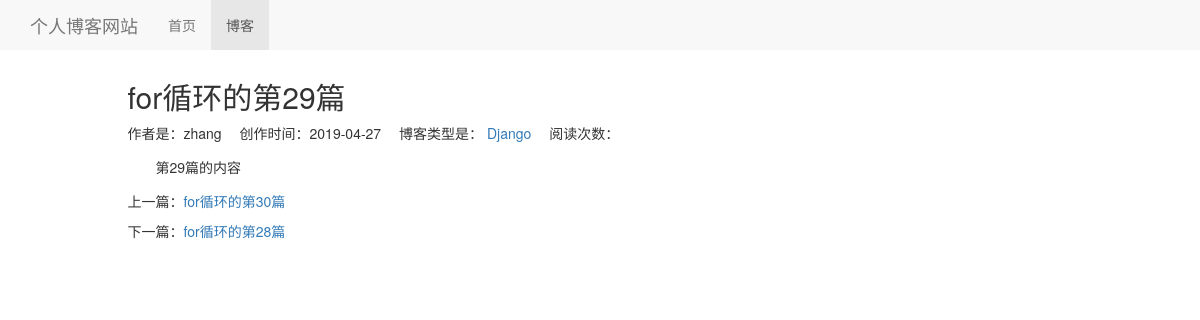
Page /blog/36 on the committed database.
### blog/models.py (models this page shows, shortened)
class Blog(models.Model):
    title = models.CharField(max_length=50)
    blog_type = models.ForeignKey(BlogType, on_delete=models.DO_NOTHING)
    content = RichTextUploadingField()
    author = models.ForeignKey(User, on_delete=models.DO_NOTHING)
    created_time = models.DateTimeField(auto_now_add=True)
    last_update_time = models.DateTimeField(auto_now=True)
    is_delete = models.BooleanField(default=False)
    def get_read_num(self):
        try:
            ct = ContentType.objects.get_for_model(self)
            readnum = ReadNum.objects.get(content_type=ct, object_id=self.pk)
            return readnum.read_num
        except exceptions.ObjectDoesNotExist:
            return 0
    class Meta:
        ordering = ['-created_time']  # 按照创建时间新到旧进行排序

class BlogType(models.Model):
    blog_type = models.CharField(max_length=15)
    def __str__(self):
        return self.blog_type

### blog/views.py (the view)
# urls.py: path('<int:blog_pk>', views.Blog_detail, name='blog_detail'),
def Blog_detail(request, blog_pk):
    context = {}
    blog_detail = get_object_or_404(Blog, pk=blog_pk)
    if not request.COOKIES.get('blog_%s_readed' % blog_pk):
        ct = ContentType.objects.get_for_model(blog_detail)
        if ReadNum.objects.filter(content_type=ct, object_id=blog_pk).count():
            readnum = ReadNum.objects.get(content_type=ct, object_id=blog_pk)
        else:
            readnum = ReadNum(content_type=ct, object_id=blog_pk)
        readnum.read_num += 1
        readnum.save()
    context['previous_blog'] = Blog.objects.filter(created_time__gt=blog_detail.created_time).last()
    context['next_blog'] = Blog.objects.filter(created_time__lt=blog_detail.created_time).first()
    context['blog_detail'] = blog_detail
    response = render(request, 'blog/blog_detail.html', context)
    response.set_cookie('blog_%s_readed' % blog_pk, 'true')
    return response

### blog/templates/blog/blog_detail.html (shortened to what this page needs)
{% extends 'base.html' %}
{% load staticfiles %}
{% block header_extends %}
    <link rel="stylesheet" href="{% static 'blog_detail.css' %}">
{% endblock %}
{% block nav_blog_active %}
    active
{% endblock %}
{% block content %}
<div class="container">
    <div class="row">
        <div class="col-xs-10 col-xs-offset-1">
            <h2>{{ blog_detail.title }}</h2>
            <ul class="blog-info">
                <li>作者是：{{ blog_detail.author }}</li>
                <li>创作时间：{{ blog_detail.created_time | date:'Y-m-d' }}</li>
                <li>博客类型是：
                <a href="{% url 'blog_with_type' blog_detail.blog_type.pk %}">{{ blog_detail.blog_type }}</a>
                </li>
                <li>阅读次数：{{ blog_detail.get_read_num }}</li>
            </ul>
            <div class="contend">
                <p>{{ blog_detail.content | safe }}</p>
            </div>
            <div class="blog_more">
                {% if previous_blog %}
                    <p>上一篇：<a href="{% url 'blog_detail' previous_blog.pk %}">{{ previous_blog.title }}</a></p>
                {% else %}
                    <p>上一篇：没有了</p>
                {% endif %}
                {% if next_blog %}
                    <p>下一篇：<a href="{% url 'blog_detail' next_blog.pk %}">{{ next_blog.title }}</a></p>
                {% else %}
                    <p>下一篇：没有了</p>
                {% endif %}
            </div>
        </div>
    </div>
</div>
{% endblock %}

### static/base.css (style rules this page uses)
* { margin: 0; padding: 0; }
body { margin-top: 60px; }
ul { list-style-type: none; }

### blog/static/blog_detail.css (style rules this page uses)
div.col-xs-10 ul.blog-info { list-style-type: none; margin-bottom: 1em; }
div.col-xs-10 ul.blog-info li { display: inline-block; margin-right: 1em; }
div.contend p { text-indent: 2em; }
div.blog_more { margin-top: 1em; }

### rows in the picture
Blog: title "for循环的第29篇", author "zhang", created_time "2019-04-27", blog_type "Django", content "第29篇的内容"
Blog: title "for循环的第30篇"
Blog: title "for循环的第28篇"
